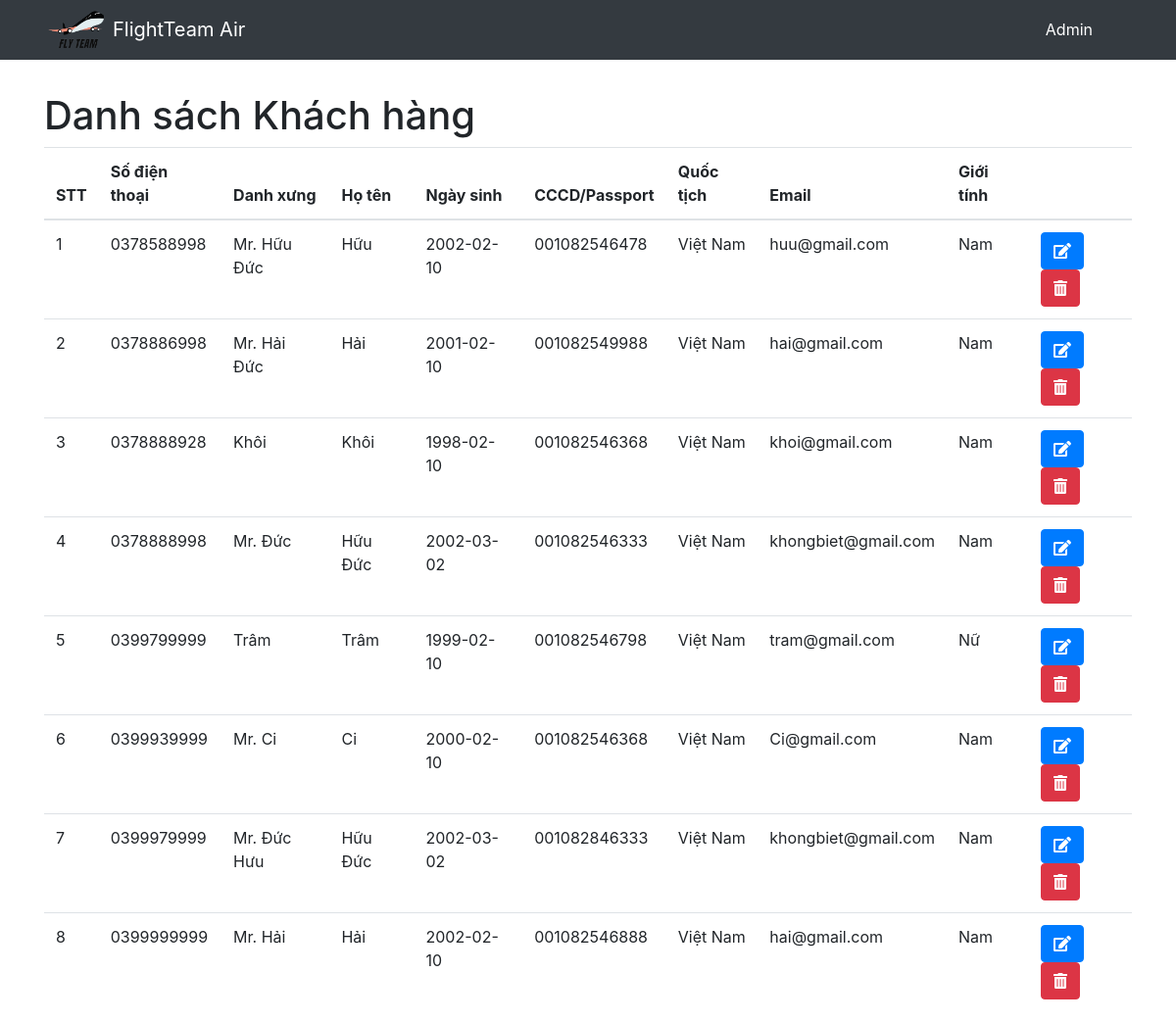
Before: /view/clientManager.php with the older database file.
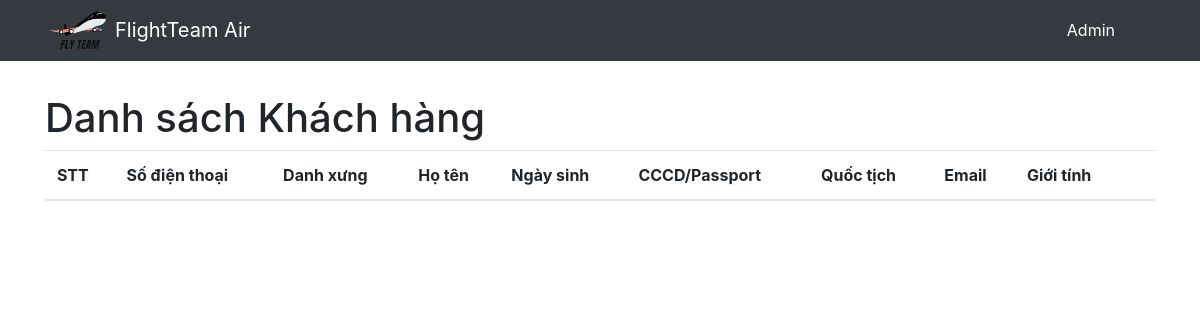
After: the same page with the newer database file.
### tables this page shows
CREATE TABLE `khachhang` (
  `sdt` varchar(10) NOT NULL,
  `matkhau` varchar(50) NOT NULL,
  `danhxung` varchar(50) NOT NULL,
  `hoten` varchar(50) NOT NULL,
  `ngaysinh` date DEFAULT NULL,
  `cccd_passport` varchar(20) NOT NULL,
  `quoctich` varchar(50) NOT NULL,
  `email` varchar(50) NOT NULL,
  `gioitinh` varchar(50) NOT NULL
);

### view/clientManager.php (the view, shortened to what this page needs)
<!DOCTYPE html>
<html lang="en">
<head>
    <link rel="stylesheet" href="https://stackpath.bootstrapcdn.com/bootstrap/4.4.1/css/bootstrap.min.css">
</head>
<body>
    <nav class="navbar navbar-expand-lg navbar-dark bg-dark">
            <div class="container">
            <img src="../assests/imgs/logo.png" alt="Avatar Logo" style="width:70px;" class="rounded-pill">
                <a class="navbar-brand" href="flightManager.php">FlightTeam Air</a>
                <div class="collapse navbar-collapse" id="navbarResponsive">
                    <ul class="navbar-nav ml-auto">
                        <li class="nav-item active">
                            <a class="nav-link" href="#">Admin
                            </a>
                        </li>
                        <li class="nav-item">
                            <a class="nav-link" href=""></a>
                        </li>
                        <li class="nav-item">
                            <a id="countItemCart" class="nav-link" href=""></a>
                        </li>
                    </ul>
                </div>
            </div>
        </nav>
    <div class="container">
        <h1 style="margin-top: 3%;">Danh sách Khách hàng</h1>
        <?php
        $conn = connection::connectToDatabase ();
        $sql = "select * from `khachhang`";
        $result = mysqli_query($conn, $sql);
        $data = [];
        $rowNum = 1;
        while ($row = mysqli_fetch_array($result, MYSQLI_ASSOC)) {
            $data[] = array(
                'rowNum' => $rowNum,
                'sdt' => $row['sdt'],
                'matkhau' => $row['matkhau'],
                'danhxung' => $row['danhxung'],
                'hoten' => $row['hoten'],
                'ngaysinh' => $row['ngaysinh'],
                'cccd_passport' => $row['cccd_passport'],
                'quoctich' => $row['quoctich'],
                'email' => $row['email'],
                'gioitinh' => $row['gioitinh'],
            );
            $rowNum++;
        }
        ?>
        <table class="table table-borderd" style="margin-bottom: 1%;">
            <thead>
                <tr>
                    <th>STT</th>
                    <th>Số điện thoại</th>
                    <th>Danh xưng</th>
                    <th>Họ tên</th>
                    <th>Ngày sinh</th>
                    <th>CCCD/Passport</th>
                    <th>Quốc tịch</th>
                    <th>Email</th>
                    <th>Giới tính</th>
                    <th></th>
                </tr>
            </thead>
            <tbody>
                <?php foreach ($data as $row) : ?>
                    <tr>
                        <td><?php echo $row['rowNum']; ?></td>
                        <td><?php echo $row['sdt']; ?></td>
                        <td><?php echo $row['danhxung']; ?></td>
                        <td><?php echo $row['hoten']; ?></td>
                        <td><?php echo $row['ngaysinh']; ?></td>
                        <td><?php echo $row['cccd_passport']; ?></td>
                        <td><?php echo $row['quoctich']; ?></td>
                        <td><?php echo $row['email']; ?></td>
                        <td><?php echo $row['gioitinh']; ?></td>
                        <td>
                            <a href="editManager.php?sdt=<?php echo $row['sdt']; ?>" id="btnUpdate" class="btn btn-primary">
                                <i class="fas fa-edit"></i>
                            </a>
                            <a href="deleteManager.php?sdt=<?php echo $row['sdt']; ?>" id="btnDelete" class="btn btn-danger">
                                <i class="fas fa-trash-alt"></i>
                            </a>
                        </td>
                    </tr>
                <?php endforeach; ?>
            </tbody>
        </table>
    </div>
</body>
</html>

Changed rows visible on the page:
removed khachhang: rowNum "1", sdt "0378588998", danhxung "Mr. Hữu Đức", hoten "Hữu", ngaysinh "2002-02-10", cccd_passport "001082546478", quoctich "Việt Nam", email "huu@gmail.com", gioitinh "Nam"
removed khachhang: rowNum "2", sdt "0378886998", danhxung "Mr. Hải Đức", hoten "Hải", ngaysinh "2001-02-10", cccd_passport "001082549988", quoctich "Việt Nam", email "hai@gmail.com", gioitinh "Nam"
removed khachhang: rowNum "3", sdt "0378888928", danhxung "Khôi", hoten "Khôi", ngaysinh "1998-02-10", cccd_passport "001082546368", quoctich "Việt Nam", email "khoi@gmail.com", gioitinh "Nam"
removed khachhang: rowNum "4", sdt "0378888998", danhxung "Mr. Đức", hoten "Hữu Đức", ngaysinh "2002-03-02", cccd_passport "001082546333", quoctich "Việt Nam", email "khongbiet@gmail.com", gioitinh "Nam"
removed khachhang: rowNum "5", sdt "0399799999", danhxung "Trâm", hoten "Trâm", ngaysinh "1999-02-10", cccd_passport "001082546798", quoctich "Việt Nam", email "tram@gmail.com", gioitinh "Nữ"
removed khachhang: rowNum "6", sdt "0399939999", danhxung "Mr. Ci", hoten "Ci", ngaysinh "2000-02-10", cccd_passport "001082546368", quoctich "Việt Nam", email "Ci@gmail.com", gioitinh "Nam"
removed khachhang: rowNum "7", sdt "0399979999", danhxung "Mr. Đức Hưu", hoten "Hữu Đức", ngaysinh "2002-03-02", cccd_passport "001082846333", quoctich "Việt Nam", email "khongbiet@gmail.com", gioitinh "Nam"
removed khachhang: rowNum "8", sdt "0399999999", danhxung "Mr. Hải", hoten "Hải", ngaysinh "2002-02-10", cccd_passport "001082546888", quoctich "Việt Nam", email "hai@gmail.com", gioitinh "Nam"
